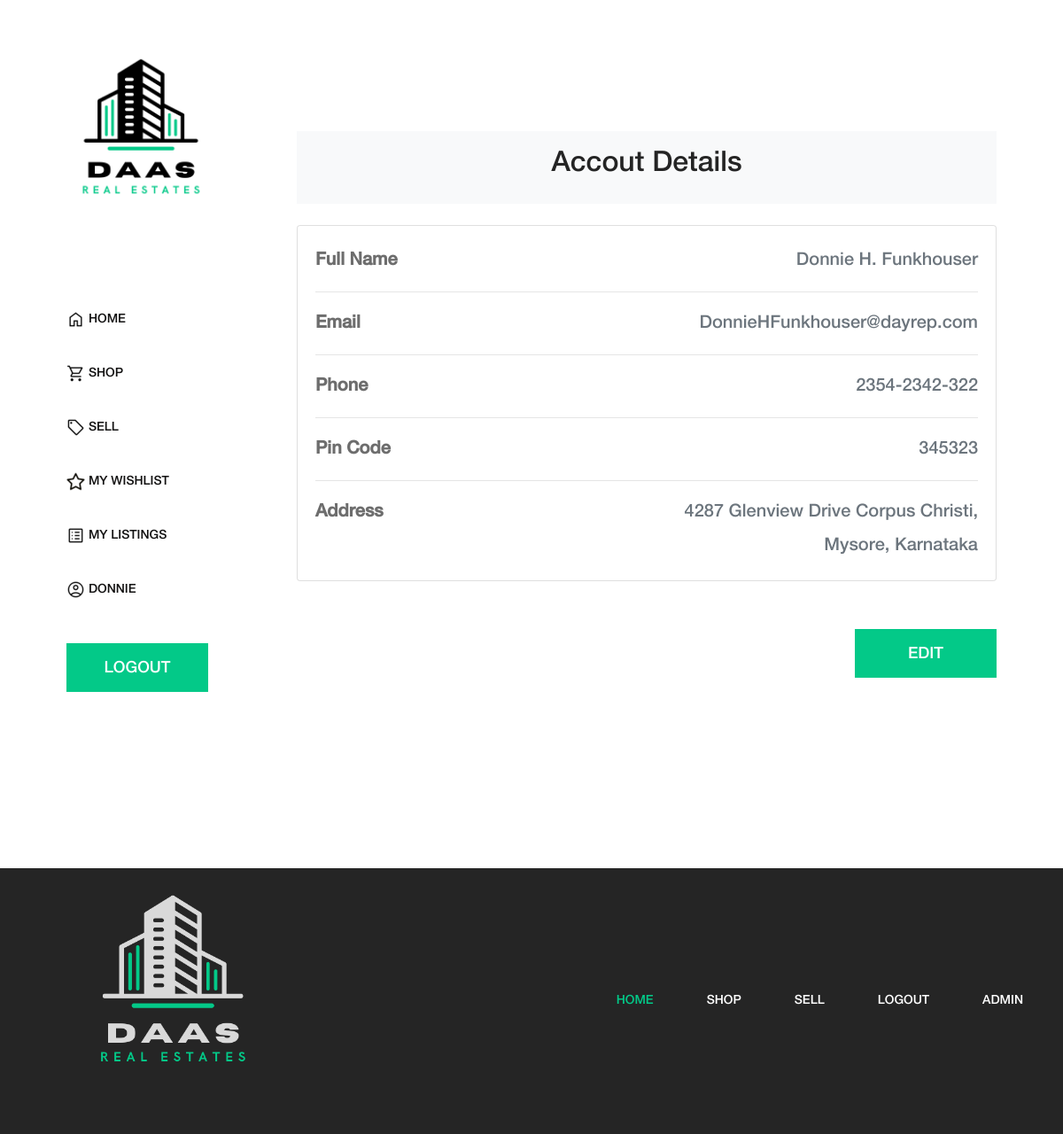
The app's page /user_account.php (signed in) with its own data.
### tables this page shows
CREATE TABLE `users_tbl` (
  `userid` int(11) NOT NULL,
  `firstname` varchar(50) NOT NULL,
  `lastname` varchar(50) NOT NULL,
  `password` varchar(50) NOT NULL,
  `email` varchar(100) NOT NULL,
  `phoneno` varchar(100) NOT NULL,
  `address` varchar(250) NOT NULL,
  `city` int(11) NOT NULL,
  `state` int(11) NOT NULL,
  `pincode` varchar(15) NOT NULL
);

CREATE TABLE `city_tbl` (
  `city_id` int(11) NOT NULL,
  `city_name` varchar(100) NOT NULL,
  `state_id` int(11) NOT NULL
);

CREATE TABLE `state_tbl` (
  `state_id` int(11) NOT NULL,
  `state_name` varchar(100) NOT NULL
);

### user_account.php (the view, shortened to what this page needs)
<?php include("header.php"); ?>
<?php include("connection.php"); ?>
<?php
if (isset($_SESSION["userid"])) {
  $userid = $_SESSION["userid"];
  $query = "SELECT t1.*, t2.city_name city_name, t3.state_name state_name FROM users_tbl t1
JOIN city_tbl t2 ON t1.city=t2.city_id
JOIN state_tbl t3 ON t1.state=t3.state_id
WHERE userid='$userid';";
  $result = mysqli_query($conn, $query);
  $row = mysqli_fetch_assoc($result);
} else {
  header("location: index.php");
}
?>
<div class="cart-table-area section-padding-100">
  <section>
    <div class="container py-5">
      <div class="row">
        <div class="col">
          <nav aria-label="breadcrumb" class="bg-light rounded-3 p-3 mb-4">
            <h2 class="text-center">Accout Details</h2>
          </nav>
        </div>
      </div>
      <div class="col-188">
        <div class="card mb-4">
          <div class="card-body">
            <div class="row">
              <div class="col-sm">
                <p class="mb-0"><b>Full Name</b></p>
              </div>
              <div class="col-sm">
                <p class="text-right text-muted mb-0"><?php echo $row["firstname"] . " " . $row["lastname"] ?></p>
              </div>
            </div>
            <hr>
            <div class="row">
              <div class="col-sm">
                <p class="mb-0"><b>Email</b></p>
              </div>
              <div class="col-sm">
                <p class="text-right text-muted mb-0"><?php echo $row["email"] ?></p>
              </div>
            </div>
            <hr>
            <div class="row">
              <div class="col-sm">
                <p class="mb-0"><b>Phone</b></p>
              </div>
              <div class="col-sm">
                <p class="text-right text-muted mb-0"><?php echo $row["phoneno"] ?></p>
              </div>
            </div>
            <hr>
            <div class="row">
              <div class="col-sm">
                <p class="mb-0"><b>Pin Code</b></p>
              </div>
              <div class="col-sm">
                <p class="text-right text-muted mb-0"><?php echo $row["pincode"] ?></p>
              </div>
            </div>
            <hr>
            <div class="row">
              <div class="col-sm">
                <p class="mb-0"><b>Address</b></p>
              </div>
              <div class="col-sm">
                <p class="text-right text-muted mb-0"><?php echo $row["address"] . " " . $row["city_name"] . ", " . $row["state_name"] ?></p>
              </div>
            </div>
          </div>
        </div>
      </div>
      <div class="amado-btn-group mt-30 mb-100 float-right">
        <a href="edit_user.php" class="btn amado-btn mb-15"> EDIT</a>
      </div>
    </div>
  </section>
</div>
<?php include("footer.php"); ?>

### css/core-style.css (style rules this page uses)
* { margin: 0; padding: 0; }
body { font-family: "helveticaneuemedium"; font-size: 16px; }
h1, h2, h3, h4, h5, h6 { color: #242424; line-height: 1.3; font-weight: 400; }
p { color: #6d6d6d; font-size: 20px; line-height: 1.9; font-weight: 400; }
a { text-decoration: none; color: #03C988; font-size: 20px; }
.mt-30 { margin-top: 30px !important; }
.mb-15 { margin-bottom: 15px !important; }
.mb-100 { margin-bottom: 100px !important; }
.section-padding-100 { padding-top: 100px; padding-bottom: 100px; }
.amado-btn { display: inline-block; min-width: 160px; height: 55px; color: #ffffff; border: none; border-radius: 0; padding: 0 7px; font-size: 18px; line-height: 56px; background-color: #03C988; font-weight: 400; }
.main-content-wrapper .cart-table-area { position: relative; z-index: 1; -webkit-box-flex: 0; -ms-flex: 0 0 calc(95% - 320px); flex: 0 0 calc(95% - 320px); width: calc(95% - 320px); max-width: calc(95% - 320px); }

### style.css (style rules this page uses)
.row { justify-content: center; }

### records on screen
users_tbl: firstname "Donnie", lastname "H. Funkhouser", email "DonnieHFunkhouser@dayrep.com", phoneno "2354-2342-322", pincode "345323", address "4287 Glenview Drive Corpus Christi,", city.city_name "Mysore", state.state_name "Karnataka"

### other values on screen
$_SESSION["fname"] "DONNIE"
$val "LOGOUT"
